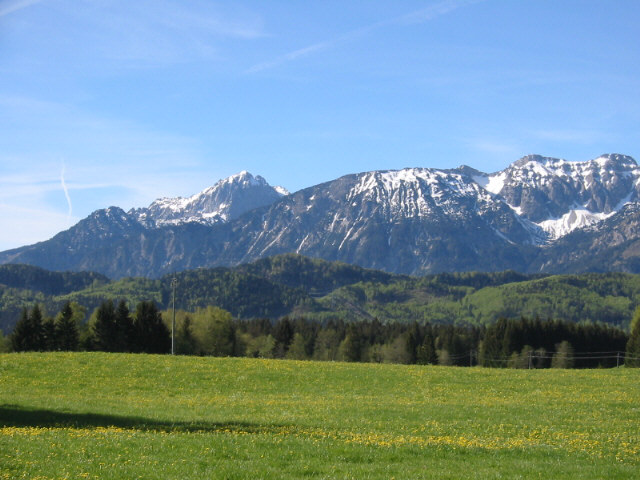
//> input picture sheet04/left.png, 640 x 480 px
$ ./exercise04 left.png right.png   (built with g++ and OpenCV 4)
//> lines starting //> are read from the running program, lines starting //| are printed output that depends on the picture
/**
 * Vorlesung: Bildbasierte Modellierung SS 2015
 * Professor: Prof. Dr.-Ing. Marcus Magnor
 * Betreuer: Felix Klose (klose@cg.cs.tu-bs.de)
 * Datum: 23.05.2015
 * Blatt: 4
 * Abgabe: Präsentation der bearbeiteten Aufgaben in der Übung am 5.6.2015.
 * URL: http://www.cg.cs.tu-bs.de/teaching/lectures/ss15/bbm/
 */

#include <cstdlib>
#include <cstdio>
#include <vector>
#include <math.h>
#include <algorithm>
#include <cv.h>
#include <highgui.h>

using namespace cv;

Point2f operator*(Mat M, const Point2f& p){
    Mat src(3, 1, CV_32FC1);

    src.at<float>(0,0)=p.x;
    src.at<float>(1,0)=p.y;
    src.at<float>(2,0)=1.0;

    Mat dst = M*src;
    return Point2f(dst.at<float>(0,0)/dst.at<float>(2,0),dst.at<float>(1,0)/dst.at<float>(2,0));
}

Mat get_translation_matrix(int dx, int dy) {
    Mat translation = Mat::zeros(3, 3, CV_32FC1);
    translation.at<float>(0, 0) = 1;
    translation.at<float>(1, 1) = 1;
    translation.at<float>(0, 2) = dx;
    translation.at<float>(1, 2) = dy;
    translation.at<float>(2, 2) = 1;
    return translation;
}

Mat translate(Mat img, int dx, int dy) {
    Mat translation = get_translation_matrix(dx, dy);
    Mat imgt(img.rows, img.cols, CV_32F);
    warpPerspective(img, imgt, translation, imgt.size());
    return imgt;
}


int main(int argc, char *argv[]) {
	if (argc < 3){
		printf("Usage: %s <image-file-name1> <image-file-name2>\n", argv[0]);
		exit(1);
	}

    Mat img1 = imread(argv[1], CV_LOAD_IMAGE_GRAYSCALE);
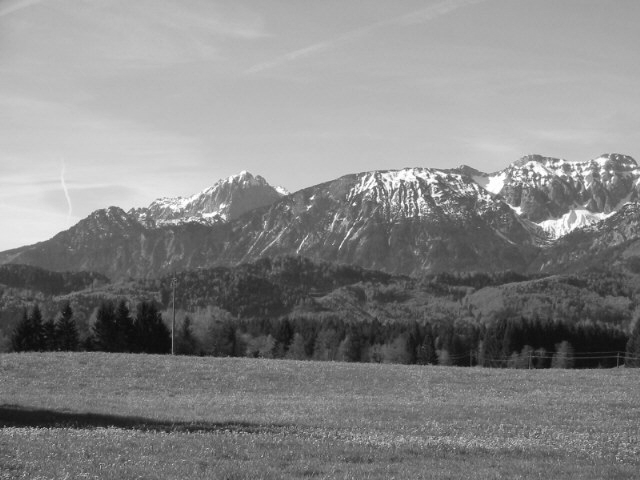
//> img1: 480 rows x 640 cols, CV_8UC1; min 10, max 255, mean 133.5
    img1.convertTo(img1, CV_32FC1, 1.0/255);
//> img1: 480 rows x 640 cols, CV_32FC1

    Mat img2 = imread(argv[2], CV_LOAD_IMAGE_GRAYSCALE);
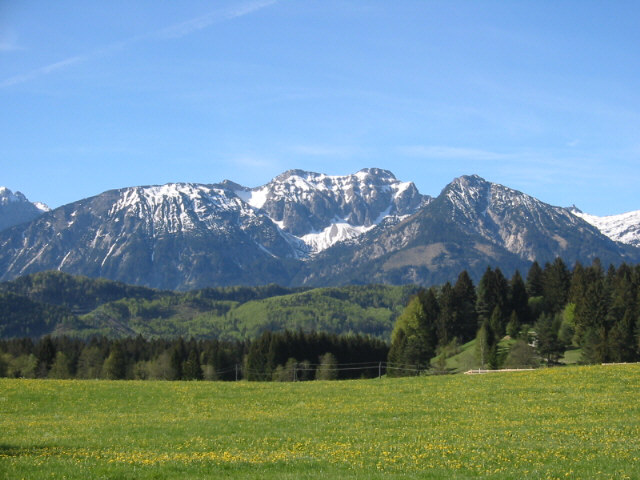
//> input picture sheet04/right.png, 640 x 480 px
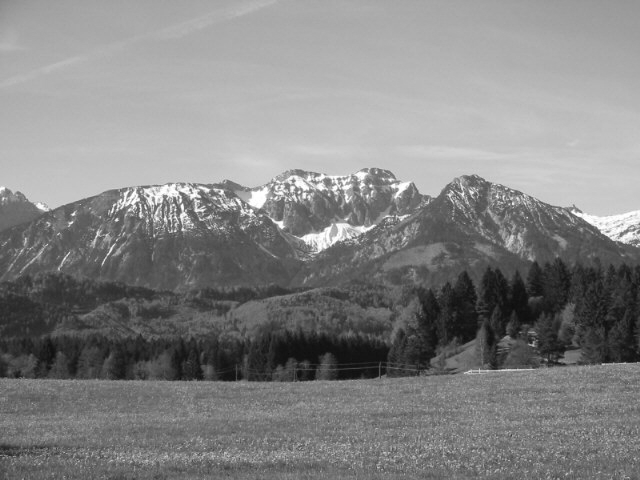
//> img2: 480 rows x 640 cols, CV_8UC1; min 12, max 255, mean 131.6
    img2.convertTo(img2, CV_32FC1, 1.0/255);
//> img2: 480 rows x 640 cols, CV_32FC1


    /* 4.1.1 Save trees!
     *
     * | 1 0 a |   | x |   | x + f*a |
     * | 0 1 b | * | y | = | y + f*b |
     * | 0 0 1 |   | f |   |   f   |
     *
     * 4.1.3: Four.
     *
     */

/*
	 * Aufgabe: Homographien (5 Punkte)
	 *
	 * Unter der Annahme, dass Bilder mit einer verzerrungsfreien Lochbildkamera
	 * aufgenommen werden, kann man Aufnahmen mit verschiedenen Bildebenen und
	 * gleichem Projektionszentren durch projektive Abbildungen, sogenannte
	 * Homographien, beschreiben.
	 *
	 * - Schreibe Translation als Homographie auf (auf Papier!).
	 * - Verschiebe die Bildebene eines Testbildes um 20 Pixel nach rechts, ohne
	 *   das Projektionszentrum zu ändern. Benutze dafür \code{cvWarpPerspective}.
	 * - Wieviele Punktkorrespondenzen benötigt man mindestens, um eine projektive
	 *   Abbildung zwischen zwei Bildern bis auf eine Skalierung eindeutig zu
	 *   bestimmen? Warum? (Schriftlich beantworten!)
	 */

    Mat img1t = translate(img1, 20, 0);
//> in translate, `warpPerspective(img, imgt, translation, imgt.size());`:
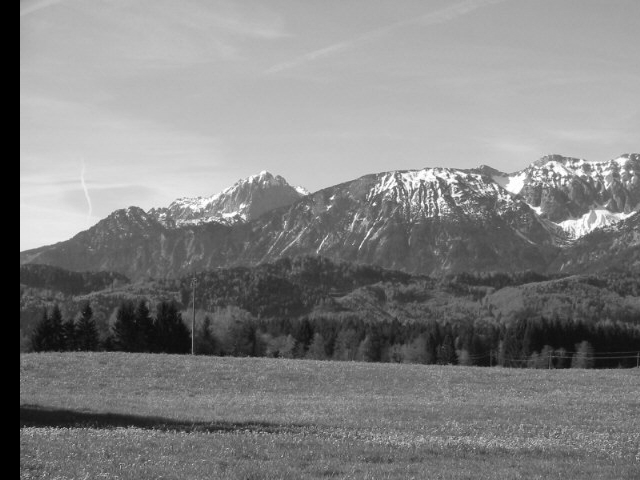
//> imgt: 480 rows x 640 cols, CV_32FC1; min 0, max 1, mean 0.508

    namedWindow("Original image");
    imshow("Original image", img1);
    waitKey(0);

    namedWindow("Translated image");
    imshow("Translated image", img1t);
    waitKey(0);


	/**
	 * Aufgabe: Panorama (15 Punkte)
	 *
	 * Ziel dieser Aufgabe ist es, aus zwei gegebenen Bildern ein Panorama zu konstruieren.
	 * \begin{center}
	 * \includegraphics[width = 0.3\linewidth]{left.png}
	 * \includegraphics[width = 0.3\linewidth]{right.png}
	 * \end{center}
	 *
	 * Dafür muss zunächst aus den gegeben Punktkorrespondenzen
	 * \begin{center}
	 * \begin{tabular}{|c|c|}
	 * \hline
	 * linkes Bild & rechtes Bild \\
	 * $(x, y)$ & $(x, y)$ \\ \hline \hline
	 * (463, 164) & (225, 179)\\ \hline
	 * (530, 357) & (294, 370)\\ \hline
	 * (618, 357) & (379, 367)\\ \hline
	 * (610, 153) & (369, 168)\\ \hline
	 * \end{tabular}
	 * \end{center}
	 * eine perspektivische Transformation bestimmt werden, mit der die Bilder auf eine gemeinsame Bildebene transformiert werden können.
	 *
	 * - Berechne die Transformation aus den gegebenen Punktkorrespondenzen.
	 *   Benutze die Funktion \code{cvGetPerspectiveTransform}. Was ist die
	 *   zentrale Idee des DLT-Algorithmus, wie er in der Vorlesung vorgestellt
	 *   wurde?
	*/

    Point2f points2[4] = {Point2f(463, 164), Point2f(530, 357), Point2f(618, 357), Point2f(610, 153)};
    Point2f points1[4] = {Point2f(225, 179), Point2f(294, 370), Point2f(379, 367), Point2f(369, 168)};

    Mat transformation = getPerspectiveTransform(points1, points2);
    transformation.convertTo(transformation, CV_32FC1, 1);

    /**
     * - Bestimme die notwendige Bildgröße für das Panoramabild.
     */

    Point2f topleft(0, 0);
    Point2f topright(img2.cols-1, 0);
//> topright = Point(639, 0)
    Point2f bottomleft(0, img2.rows-1);
//> bottomleft = Point(0, 479)
    Point2f bottomright(img2.cols-1, img2.rows-1);
//> bottomright = Point(639, 479)

    Point2f topleft_t = transformation*topleft;
    Point2f topright_t = transformation*topright;
//> topright_t = Point(908.6, -27.29)
    Point2f bottomleft_t = transformation*bottomleft;
//> bottomleft_t = Point(243.6, 451.9)
    Point2f bottomright_t = transformation*bottomright;
//> bottomright_t = Point(903.2, 487.5)

    int xmax = max(topright_t.x, bottomright_t.x);
//> xmax = 908
    int xmin = min(topleft_t.x, bottomleft_t.x);
//> xmin = 243
    int ymax = max(bottomright_t.y, bottomleft_t.y);
//> ymax = 487
    int ymin = min(topright_t.y, topleft_t.y);

    /**
     * - Projiziere das linke Bild in die Bildebene des rechten Bildes. Beachte
     *   dabei, dass auch der linke Bildrand in das Panoramabild projiziert
     *   wird.
     */

    Mat both1(ymax-ymin, xmax, CV_32F);
    Mat both2 = both1.clone();

    Mat translation = get_translation_matrix(0, -ymin);

    warpPerspective(img1, both1, translation, both1.size());
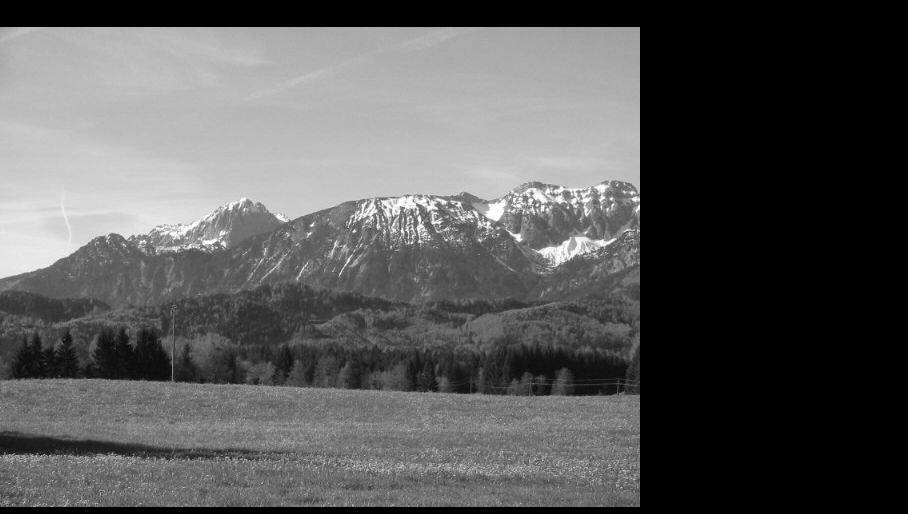
//> both1: 514 rows x 908 cols, CV_32FC1; min 0, max 1, mean 0.345
    warpPerspective(img2, both2, transformation*translation, both2.size());
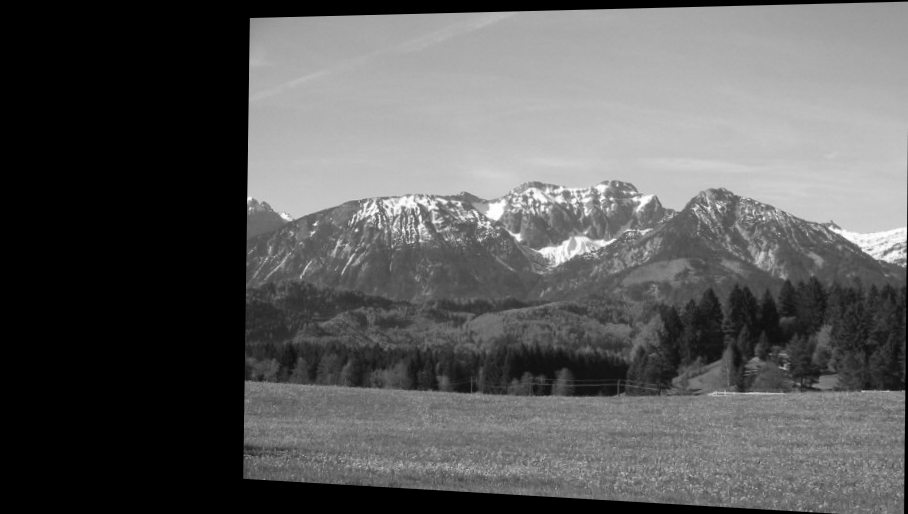
//> both2: 514 rows x 908 cols, CV_32FC1; min 0, max 1, mean 0.357

    /**
     * - Bilde das Panoramabild, so dass Pixel, für die zwei Werte vorhanden sind,
     *   den Mittelwert zugeordnet bekommen.
     */

    Mat both = both1.clone();

    for (int x=0; x < both1.cols; x++) {
        for (int y=0; y < both1.rows; y++) {
            if (both1.at<float>(y,x) != 0) {
                if (both2.at<float>(y,x) != 0) {
                    both.at<float>(y,x) = (both1.at<float>(y,x)+both2.at<float>(y,x))/2.0;
                } else {
                    both.at<float>(y,x) = both1.at<float>(y,x);
                }
            } else {
                both.at<float>(y,x) = both2.at<float>(y,x);
            }
        }
    }
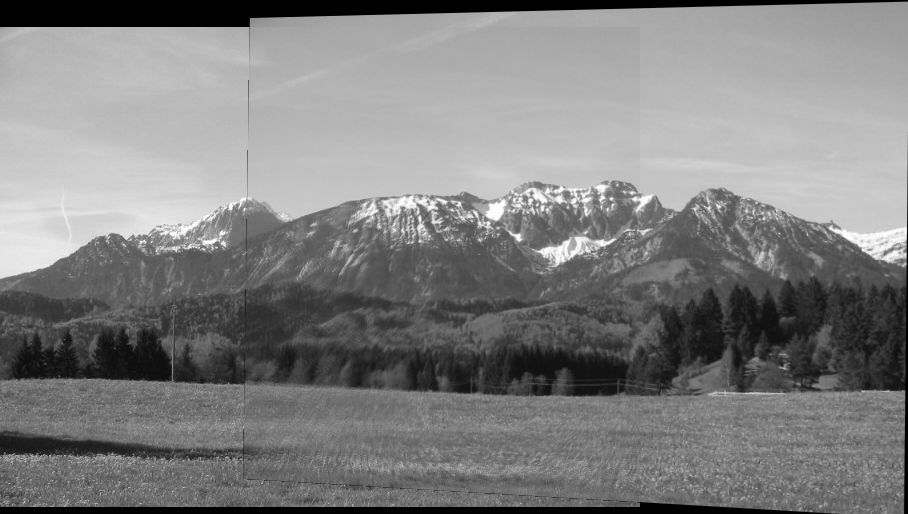
//> both: 514 rows x 908 cols, CV_32FC1; min 0, max 1, mean 0.501

	/**
	 * - Zeige das Panoramabild an.
	 */

    namedWindow("Full image");
    imshow("Full image", both);
    waitKey(0);
}
